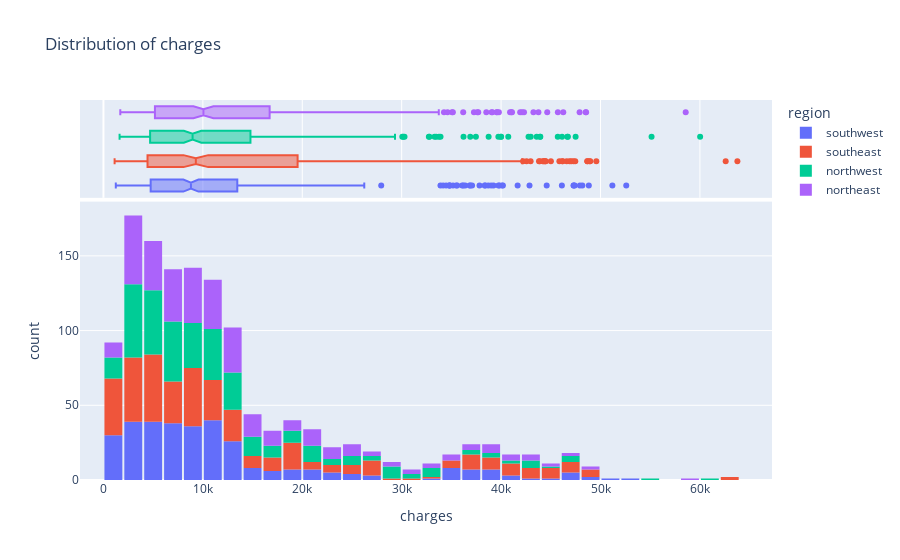

Notebook code for this chart:
### Code cell
fig = px.histogram(
    df,
    x='charges',
    marginal='box',
    nbins=47,
    color="region",
    title="Distribution of charges"
)
fig.update_layout(bargap=0.1)
fig.show()

### Figure 1 — Plotly figure (JSON) as saved in the notebook; plotly's stock layout.template omitted (floating-point values rounded to 4 significant figures; data arrays with more than 128 entries replaced by an {"elided": "..."} marker saying what was removed)
{"data": [{"bingroup": "x", "hovertemplate": "region=southwest<br>charges=%{x}<br>count=%{y}<extra></extra>", "legendgroup": "southwest", "marker": {"color": "#636efa", "pattern": {"shape": ""}}, "name": "southwest", "nbinsx": 47, "orientation": "v", "showlegend": true, "type": "histogram", "x": {"elided": "325 float values"}, "xaxis": "x", "yaxis": "y"}, {"hovertemplate": "region=southwest<br>charges=%{x}<extra></extra>", "legendgroup": "southwest", "marker": {"color": "#636efa"}, "name": "southwest", "notched": true, "showlegend": false, "type": "box", "x": {"elided": "325 float values"}, "xaxis": "x2", "yaxis": "y2"}, {"bingroup": "x", "hovertemplate": "region=southeast<br>charges=%{x}<br>count=%{y}<extra></extra>", "legendgroup": "southeast", "marker": {"color": "#EF553B", "pattern": {"shape": ""}}, "name": "southeast", "nbinsx": 47, "orientation": "v", "showlegend": true, "type": "histogram", "x": {"elided": "364 float values"}, "xaxis": "x", "yaxis": "y"}, {"hovertemplate": "region=southeast<br>charges=%{x}<extra></extra>", "legendgroup": "southeast", "marker": {"color": "#EF553B"}, "name": "southeast", "notched": true, "showlegend": false, "type": "box", "x": {"elided": "364 float values"}, "xaxis": "x2", "yaxis": "y2"}, {"bingroup": "x", "hovertemplate": "region=northwest<br>charges=%{x}<br>count=%{y}<extra></extra>", "legendgroup": "northwest", "marker": {"color": "#00cc96", "pattern": {"shape": ""}}, "name": "northwest", "nbinsx": 47, "orientation": "v", "showlegend": true, "type": "histogram", "x": {"elided": "325 float values"}, "xaxis": "x", "yaxis": "y"}, {"hovertemplate": "region=northwest<br>charges=%{x}<extra></extra>", "legendgroup": "northwest", "marker": {"color": "#00cc96"}, "name": "northwest", "notched": true, "showlegend": false, "type": "box", "x": {"elided": "325 float values"}, "xaxis": "x2", "yaxis": "y2"}, {"bingroup": "x", "hovertemplate": "region=northeast<br>charges=%{x}<br>count=%{y}<extra></extra>", "legendgroup": "northeast", "marker": {"color": "#ab63fa", "pattern": {"shape": ""}}, "name": "northeast", "nbinsx": 47, "orientation": "v", "showlegend": true, "type": "histogram", "x": {"elided": "324 float values"}, "xaxis": "x", "yaxis": "y"}, {"hovertemplate": "region=northeast<br>charges=%{x}<extra></extra>", "legendgroup": "northeast", "marker": {"color": "#ab63fa"}, "name": "northeast", "notched": true, "showlegend": false, "type": "box", "x": {"elided": "324 float values"}, "xaxis": "x2", "yaxis": "y2"}], "layout": {"bargap": 0.1, "barmode": "relative", "legend": {"title": {"text": "region"}, "tracegroupgap": 0}, "title": {"text": "Distribution of charges"}, "xaxis": {"anchor": "y", "domain": [0, 1], "title": {"text": "charges"}}, "xaxis2": {"anchor": "y2", "domain": [0, 1], "matches": "x", "showgrid": true, "showticklabels": false}, "yaxis": {"anchor": "x", "domain": [0, 0.7326], "title": {"text": "count"}}, "yaxis2": {"anchor": "x2", "domain": [0.7426, 1], "matches": "y2", "showgrid": false, "showline": false, "showticklabels": false, "ticks": ""}}}
